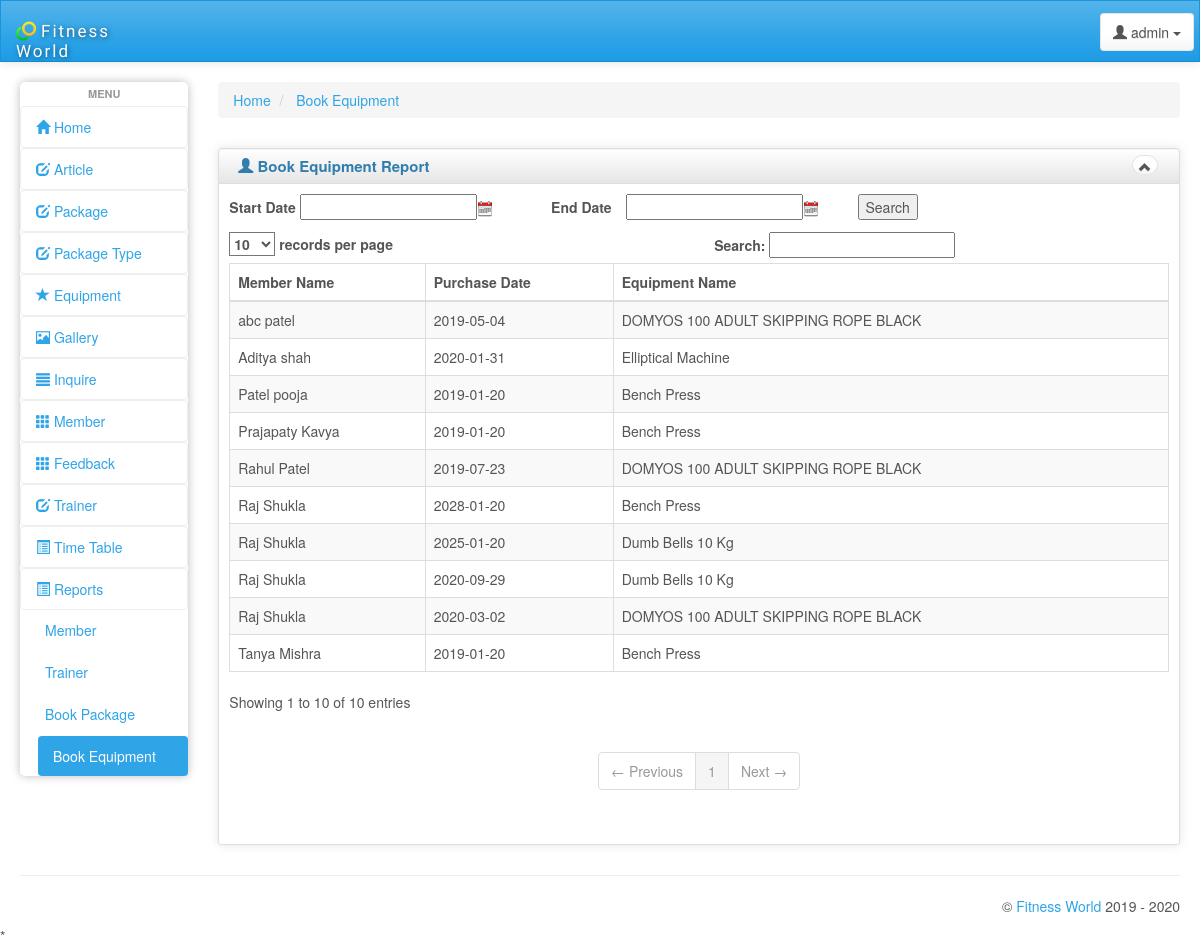
The app's page /admin/book_equipment_report.php with its own data.
### tables this page shows
CREATE TABLE IF NOT EXISTS `book_equipment` (
  `ID` int(5) NOT NULL AUTO_INCREMENT,
  `equipment_id` int(5) NOT NULL,
  `member_id` int(5) NOT NULL,
  `pure_date` date NOT NULL,
  PRIMARY KEY (`ID`)
);

CREATE TABLE IF NOT EXISTS `member` (
  `ID` int(5) NOT NULL AUTO_INCREMENT,
  `join_date` varchar(12) NOT NULL,
  `username` varchar(50) NOT NULL,
  `password` varchar(10) NOT NULL,
  `first_name` varchar(50) NOT NULL,
  `middle_name` varchar(50) NOT NULL,
  `age` int(5) NOT NULL,
  `contact_no` bigint(11) NOT NULL,
  `address` varchar(500) NOT NULL,
  `gender` varchar(6) NOT NULL,
  `image` varchar(1000) NOT NULL,
  PRIMARY KEY (`ID`)
);

CREATE TABLE IF NOT EXISTS `equipment` (
  `ID` int(5) NOT NULL AUTO_INCREMENT,
  `name` varchar(50) NOT NULL,
  `details` varchar(5000) NOT NULL,
  `image` varchar(500) NOT NULL,
  `stock` int(10) NOT NULL,
  `price` int(10) NOT NULL,
  PRIMARY KEY (`ID`)
);

### admin/book_equipment_report.php (the view, shortened to what this page needs)
<!DOCTYPE html>
<html lang="en">
<head>
    <link id="bs-css" href="css/bootstrap-cerulean.min.css" rel="stylesheet">
    <link href="css/charisma-app.css" rel="stylesheet">
    <link href='bower_components/fullcalendar/dist/fullcalendar.css' rel='stylesheet'>
    <link href='bower_components/fullcalendar/dist/fullcalendar.print.css' rel='stylesheet' media='print'>
    <link href='bower_components/chosen/chosen.min.css' rel='stylesheet'>
    <link href='bower_components/colorbox/example3/colorbox.css' rel='stylesheet'>
    <link href='bower_components/responsive-tables/responsive-tables.css' rel='stylesheet'>
    <link href='bower_components/bootstrap-tour/build/css/bootstrap-tour.min.css' rel='stylesheet'>
    <link href='css/jquery.noty.css' rel='stylesheet'>
    <link href='css/noty_theme_default.css' rel='stylesheet'>
    <link href='css/elfinder.min.css' rel='stylesheet'>
    <link href='css/elfinder.theme.css' rel='stylesheet'>
    <link href='css/jquery.iphone.toggle.css' rel='stylesheet'>
    <link href='css/uploadify.css' rel='stylesheet'>
    <link href='css/animate.min.css' rel='stylesheet'>
	<link rel="stylesheet" href="http://code.jquery.com/ui/1.11.4/themes/smoothness/jquery-ui.css">
</head>
<body>
   <?php include"header.php";?>
        <div id="content" class="col-lg-10 col-sm-10">
                <div>
        <ul class="breadcrumb">
            <li>
                <a href="#">Home</a>
            </li>
            <li>
                <a href="#">Book Equipment</a>
            </li>
        </ul>
    </div>
    <div class="row">
    <div class="box col-md-12">
    <div class="box-inner">
    <div class="box-header well" data-original-title="">
        <h2><i class="glyphicon glyphicon-user"></i> Book Equipment Report</h2>
        <div class="box-icon">
            <a href="#" class="btn btn-minimize btn-round btn-default"><i
                    class="glyphicon glyphicon-chevron-up"></i></a>
        </div>
    </div>
    <div class="box-content">
<?php
	$post_at = "";
	$post_at_to_date = "";
	$queryCondition = "";
	$q="SELECT * from book_equipment " . $queryCondition . " ORDER BY pure_date desc";
	$run1=mysql_query($q) or die(mysql_error());
?>
<script src="http://code.jquery.com/ui/1.10.3/jquery-ui.js"></script>
<form name="frmSearch" method="post" action="" autocomplete="off">
	 <p class="search_input">
		<label>Start Date</label>
		<input type="text" id="post_at" name="search[post_at]"  value="<?php echo $post_at; ?>" class="input-control" />
		<label>End Date</label>
	    <input type="text" id="post_at_to_date" name="search[post_at_to_date]" style="margin-left:10px"  value="<?php echo $post_at_to_date; ?>" class="input-control"  />
		<input type="submit" name="go" value="Search" >
	</p>
</form>
    <table class="table table-striped table-bordered bootstrap-datatable datatable responsive">
    <thead>
    <tr>
        <th>Member Name</th>
        <th>Purchase Date</th>
        <th>Equipment Name</th>
    </tr>
    </thead>
    <tbody>
	 <?php
					while($row2=mysql_fetch_assoc($run1))
					{
						$eid=$row2['equipment_id'];
						$mid=$row2['member_id'];
						$date=$row2['pure_date'];
						$q2="select * from member where ID=$mid";
						$run2=mysql_query($q2);
						$row3=mysql_fetch_assoc($run2);
						$fname=$row3['first_name'];
						$mname=$row3['middle_name'];
						$q3="select * from equipment where ID=$eid";
						$run3=mysql_query($q3);
						$row4=mysql_fetch_assoc($run3);
						$name=$row4['name'];
			?>
    <tr>
        <td class="center"><?php echo $fname." ".$mname;?></td>
		<td class="center"><?php echo $date;?></td>
		<td class="center"><?php echo $name;?></td>
	</tr>
	<?php }?>
   </tbody>
   </table>
   </div>
   </div>
   </div>
    </div>
    </div>
</div>
    <hr>
  <?php include"footer.php"; ?>
</div>
</body>
</html>

### admin/css/charisma-app.css (style rules this page uses)
.box { margin-top: 10px; margin-bottom: 10px; }
.box-inner { border: 1px solid #DEDEDE; border-radius: 3px; -webkit-border-radius: 3px; -moz-border-radius: 3px; box-shadow: 0 0 10px rgba(189, 189, 189, 0.4); -webkit-box-shadow: 0 0 10px rgba(189, 189, 189, 0.4); -moz-box-shadow: 0 0 10px rgba(189, 189, 189, 0.4); }
.box-header { border: none; padding-top: 5px; border-bottom: 1px solid #DEDEDE; border-radius: 3px 3px 0 0; -webkit-border-radius: 3px 3px 0 0; -moz-border-radius: 3px 3px 0 0; height: 35px; min-height: 35px !important; margin-bottom: 0; font-weight: bold; font-size: 16px; background: -moz-linear-gradient(top, rgba(255, 255, 255, 0) 0%, rgba(0, 0, 0, 0.1) 100%); background: -webkit-gradient(linear, left top, left bottom, color-stop(0%, rgba(255, 255, 255, 0)), color-stop(100%, rgba(0, 0, 0, 0.1))); background: -webkit-linear-gradient(top, rgba(255, 255, 255, 0) 0%, rgba(0, 0, 0, 0.1) 100%); background: -o-linear-gradient(top, rgba(255, 255, 255, 0) 0%, rgba(0, 0, 0, 0.1) 100%); background: -ms-linear-gradient(top, rgba(255, 255, 255, 0) 0%, rgba(0, 0, 0, 0.1) 100%); background: linear-gradient(to bottom, rgba(255, 255, 255, 0) 0%, rgba(0, 0, 0, 0.1) 100%); filter: progid:DXImageTransform.Microsoft.gradient(startColorstr='#00ffffff', endColorstr='#1a000000', GradientType=0); }
.box-header h2 { font-size: 15px; width: auto; clear: none; float: left; line-height: 25px; white-space: nowrap; font-weight: bold; margin-top: 0; margin-bottom: 0; }
.box-header h2 > i { margin-top: 1px; }
.box-icon { float: right; }
.box-icon a { clear: none; float: left; margin: 0 2px; height: 20px; width: 5px; margin-top: 1px; }
.box-icon a i { margin-left: -6px; top: -1px; }
.box-content { padding: 10px; }
.btn-round { border-radius: 40px; -webkit-border-radius: 40px; -moz-border-radius: 40px; font-size: 12px; padding-top: 4px; }
@media only screen and (min-width: 980px) { a, button, input[type=submit], input[type=button], .product-img { -webkit-transition: .5s; -moz-transition: .5s; -ms-transition: .5s; -o-transition: .5s; transition: .5s; } }

### admin/bower_components/responsive-tables/responsive-tables.css (style rules this page uses)
table th { font-weight: bold; }
table td, table th { padding: 9px 10px; text-align: left; }

### records on screen
book_equipment: member.first_name "Raj", member.middle_name "Shukla", pure_date "2028-01-20", equipment.name "Bench Press"
book_equipment: member.first_name "Raj", member.middle_name "Shukla", pure_date "2025-01-20", equipment.name "Dumb Bells 10 Kg"
book_equipment: member.first_name "Raj", member.middle_name "Shukla", pure_date "2020-09-29", equipment.name "Dumb Bells 10 Kg"
book_equipment: member.first_name "Raj", member.middle_name "Shukla", pure_date "2020-03-02", equipment.name "DOMYOS 100 ADULT SKIPPING ROPE BLACK"
book_equipment: member.first_name "Aditya", member.middle_name "shah", pure_date "2020-01-31", equipment.name "Elliptical Machine"
book_equipment: member.first_name "Rahul", member.middle_name "Patel", pure_date "2019-07-23", equipment.name "DOMYOS 100 ADULT SKIPPING ROPE BLACK"
book_equipment: member.first_name "abc", member.middle_name "patel", pure_date "2019-05-04", equipment.name "DOMYOS 100 ADULT SKIPPING ROPE BLACK"
book_equipment: member.first_name "Prajapaty", member.middle_name "Kavya", pure_date "2019-01-20", equipment.name "Bench Press"
book_equipment: member.first_name "Tanya", member.middle_name "Mishra", pure_date "2019-01-20", equipment.name "Bench Press"
book_equipment: member.first_name "Patel", member.middle_name "pooja", pure_date "2019-01-20", equipment.name "Bench Press"
